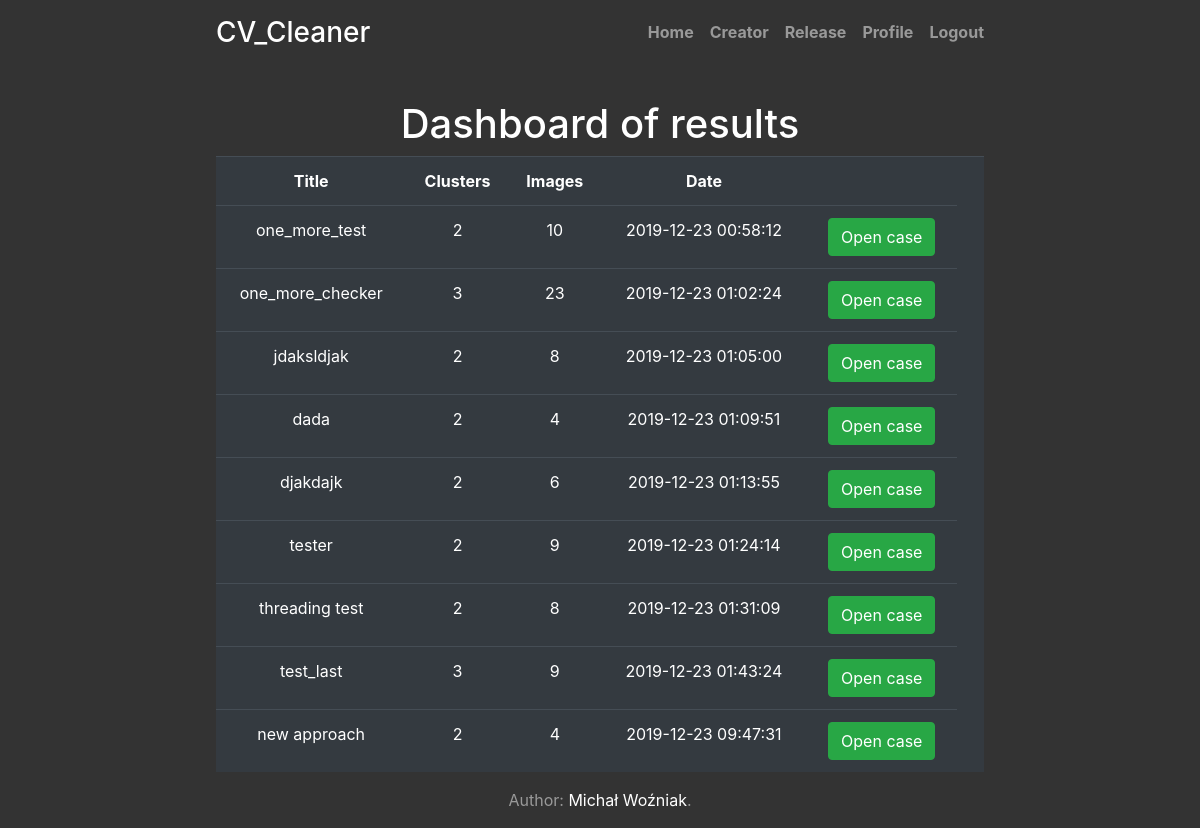
The app's page /release (signed in) with its own data.
### tables this page shows
CREATE TABLE projects_settings(
   ID INTEGER PRIMARY KEY,
   title VARCHAR(200),
   number_of_clusters VARCHAR(200),
   comments TEXT,
   create_date TIMESTAMP DEFAULT CURRENT_TIMESTAMP
);

### application.py (the view)
@app.route("/release")
@logged_in_checker
def release():
    c = sqlite3.connect('databases/coreApp.db')
    conn = c.cursor()
    command = f"CREATE VIEW dashboard as SELECT title, number_of_clusters, create_date, COUNT(c.ID) as number_of_images, hash FROM projects_settings AS a LEFT JOIN projects as b ON a.ID = b.ID left JOIN images as c ON a.ID = c.project_id LEFT JOIN extra_plots as d ON a.ID = d.project_ID WHERE user_id = {session.get('ID')} AND d.project_ID IS NOT NULL GROUP BY c.project_id ORDER BY create_date"
    conn.execute("DROP VIEW IF EXISTS dashboard")
    conn.execute(command)
    conn.execute("SELECT * from dashboard")
    conn.row_factory = sqlite3.Row
    rows = conn.fetchall()
    data = [dict(i) for i in rows]
    if len(data) > 0:
        return render_template('release.html', data=data)
    else:
        msg = 'Empty! Create some projects!'
        return render_template('release.html', msg=msg)
    conn.close()

### application.py (called while the page is built)
def logged_in_checker(f):
    @wraps(f)
    def wrap(*args, **kwargs):
        if 'logged_in' in session:
            return f(*args, **kwargs)
        else:
            flash('Unauthorized!, Please login now!', 'danger')
            return redirect(url_for('signin'))
    return wrap

### templates/release.html
{% extends 'layout.html' %}
{% block body %}<br></br>
  <h1>Dashboard of results</small></h1>
  <table class="table table-dark">
    <tr>
      <th>Title</th>
      <th>Clusters</th>
      <th>Images</th>
      <th>Date</th>
      <th></th>
      <th></th>
    </tr>
    {% for project in data %}
      <tr>
        <td>{{project.title}}</td>
        <td>{{project.number_of_clusters}}</td>
        <td>{{project.number_of_images}}</td>
        <td>{{project.create_date}}</td>
        <td><a href="case/{{project.hash}}" class="btn btn-success pull-right">Open case</a></td>
      </tr>
    {% endfor %}
  </table>
{% endblock %}

### templates/layout.html (shortened to what this page needs)
<!DOCTYPE html>
<html lang="en">
    <head>
        <link rel="stylesheet" href="https://stackpath.bootstrapcdn.com/bootstrap/4.4.1/css/bootstrap.min.css">
           <link href="static\cover.css" rel="stylesheet">
           <link rel="stylesheet" href="{{ url_for('static', filename='../static/cover.css') }}">
    </head>
    <body class="text-center">
        <div class="cover-container d-flex w-100 h-100 p-3 mx-auto flex-column" >
                <header class="masthead mb-auto">
                    <div class="inner">
                    <h3 class="masthead-brand">CV_Cleaner</h3>
                    {% include 'includes/_navbar.html' %}
                    </div>
                </header>
                {% block body %}{% endblock %}
                <footer class="mastfoot mt-auto">
                    <div class="inner">
                    <p>Author: <a href="https://www.linkedin.com/in/micha%C5%82-wo%C5%BAniak-0a89ab160/">Michał Woźniak</a>.</p>
                    </div>
                </footer>
                </div>
    </body>
    </html>

### templates/includes/_navbar.html
<nav class="nav nav-masthead justify-content-center">
        <a class="nav-link " href="/">Home</a>
        {% if session.logged_in %}
        <a class="nav-link " href="/creator">Creator</a>
        <a class="nav-link" href = "/release">Release</a>
        <a class="nav-link" href = "/profile">Profile</a>
        <a class="nav-link" href="/logout">Logout</a>
            {% else %}
            <a class="nav-link" href="/features">Features</a>
            <a class="nav-link" href="/features_more">Our algorithms</a>
            <a class="nav-link" href="/contact">Contact</a>
        <a class="nav-link " href="/signup">Sign up</a>
        <a class="nav-link" href="/signin">Sign in</a>
            {% endif %}
    </nav>

### static/cover.css (style rules this page uses)
a, a:focus, a:hover { color: #fff; }
html, body { height: 100%; background-color: #333; }
body { display: -ms-flexbox; display: flex; color: #fff; }
.cover-container { max-width: 50em; }
.masthead { margin-bottom: 2rem; }
.masthead-brand { margin-bottom: 0; }
.nav-masthead .nav-link { padding: .25rem 0; font-weight: 700; color: rgba(255, 255, 255, .5); background-color: transparent; border-bottom: .25rem solid transparent; }
.nav-masthead .nav-link + .nav-link { margin-left: 1rem; }
@media (min-width: 48em) { .masthead-brand { float: left; } }
@media (min-width: 48em) { .nav-masthead { float: right; } }
.mastfoot { color: rgba(255, 255, 255, .5); }

### records on screen
projects_settings: title "one_more_test", number_of_clusters "2", number_of_images "10", create_date "2019-12-23 00:58:12"
projects_settings: title "one_more_checker", number_of_clusters "3", number_of_images "23", create_date "2019-12-23 01:02:24"
projects_settings: title "jdaksldjak", number_of_clusters "2", number_of_images "8", create_date "2019-12-23 01:05:00"
projects_settings: title "dada", number_of_clusters "2", number_of_images "4", create_date "2019-12-23 01:09:51"
projects_settings: title "djakdajk", number_of_clusters "2", number_of_images "6", create_date "2019-12-23 01:13:55"
projects_settings: title "tester", number_of_clusters "2", number_of_images "9", create_date "2019-12-23 01:24:14"
projects_settings: title "threading test", number_of_clusters "2", number_of_images "8", create_date "2019-12-23 01:31:09"
projects_settings: title "test_last", number_of_clusters "3", number_of_images "9", create_date "2019-12-23 01:43:24"
projects_settings: title "new approach", number_of_clusters "2", number_of_images "4", create_date "2019-12-23 09:47:31"
